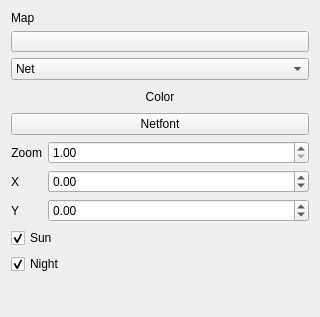
<?xml version="1.0" encoding="UTF-8"?>
<ui version="4.0">
 <class>MapWidgetSettings</class>
 <widget class="QWidget" name="MapWidgetSettings">
  <property name="geometry">
   <rect>
    <x>0</x>
    <y>0</y>
    <width>320</width>
    <height>317</height>
   </rect>
  </property>
  <property name="windowTitle">
   <string>Map Settings</string>
  </property>
  <property name="locale">
   <locale language="C" country="AnyCountry"/>
  </property>
  <layout class="QFormLayout" name="formLayout">
   <item row="10" column="0">
    <spacer name="verticalSpacer">
     <property name="orientation">
      <enum>Qt::Vertical</enum>
     </property>
     <property name="sizeHint" stdset="0">
      <size>
       <width>20</width>
       <height>40</height>
      </size>
     </property>
    </spacer>
   </item>
   <item row="1" column="0" colspan="2">
    <widget class="QToolButton" name="btnMapFile">
     <property name="sizePolicy">
      <sizepolicy hsizetype="Preferred" vsizetype="Fixed">
       <horstretch>0</horstretch>
       <verstretch>0</verstretch>
      </sizepolicy>
     </property>
     <property name="toolTip">
      <string>Map</string>
     </property>
     <property name="text">
      <string/>
     </property>
     <property name="toolButtonStyle">
      <enum>Qt::ToolButtonTextOnly</enum>
     </property>
     <property name="autoRaise">
      <bool>false</bool>
     </property>
    </widget>
   </item>
   <item row="0" column="0" colspan="2">
    <widget class="QLabel" name="labelMap">
     <property name="text">
      <string>Map</string>
     </property>
     <property name="buddy">
      <cstring>btnMapFile</cstring>
     </property>
    </widget>
   </item>
   <item row="2" column="0" colspan="2">
    <widget class="QComboBox" name="comboBoxColor">
     <property name="sizePolicy">
      <sizepolicy hsizetype="Preferred" vsizetype="Fixed">
       <horstretch>0</horstretch>
       <verstretch>0</verstretch>
      </sizepolicy>
     </property>
     <item>
      <property name="text">
       <string>Net</string>
      </property>
     </item>
     <item>
      <property name="text">
       <string>Fontnet</string>
      </property>
     </item>
     <item>
      <property name="text">
       <string>Night</string>
      </property>
     </item>
    </widget>
   </item>
   <item row="3" column="0" colspan="2">
    <widget class="QToolButton" name="btnColor">
     <property name="sizePolicy">
      <sizepolicy hsizetype="Preferred" vsizetype="Fixed">
       <horstretch>0</horstretch>
       <verstretch>0</verstretch>
      </sizepolicy>
     </property>
     <property name="autoFillBackground">
      <bool>true</bool>
     </property>
     <property name="text">
      <string>Color</string>
     </property>
     <property name="autoRaise">
      <bool>true</bool>
     </property>
    </widget>
   </item>
   <item row="4" column="0" colspan="2">
    <widget class="QPushButton" name="btnFontNet">
     <property name="sizePolicy">
      <sizepolicy hsizetype="Preferred" vsizetype="Fixed">
       <horstretch>0</horstretch>
       <verstretch>0</verstretch>
      </sizepolicy>
     </property>
     <property name="text">
      <string>Netfont</string>
     </property>
    </widget>
   </item>
   <item row="5" column="1">
    <widget class="QDoubleSpinBox" name="spinZoom">
     <property name="minimum">
      <double>1.000000000000000</double>
     </property>
    </widget>
   </item>
   <item row="6" column="1">
    <widget class="QDoubleSpinBox" name="spinX">
     <property name="minimum">
      <double>-99.989999999999995</double>
     </property>
     <property name="maximum">
      <double>99.989999999999995</double>
     </property>
     <property name="singleStep">
      <double>0.050000000000000</double>
     </property>
    </widget>
   </item>
   <item row="7" column="1">
    <widget class="QDoubleSpinBox" name="spinY">
     <property name="minimum">
      <double>-99.989999999999995</double>
     </property>
     <property name="maximum">
      <double>99.989999999999995</double>
     </property>
     <property name="singleStep">
      <double>0.050000000000000</double>
     </property>
     <property name="value">
      <double>0.000000000000000</double>
     </property>
    </widget>
   </item>
   <item row="8" column="0" colspan="2">
    <widget class="QCheckBox" name="checkSun">
     <property name="text">
      <string>Sun</string>
     </property>
     <property name="checked">
      <bool>true</bool>
     </property>
    </widget>
   </item>
   <item row="9" column="0" colspan="2">
    <widget class="QCheckBox" name="checkNight">
     <property name="text">
      <string>Night</string>
     </property>
     <property name="checked">
      <bool>true</bool>
     </property>
    </widget>
   </item>
   <item row="5" column="0">
    <widget class="QLabel" name="labelZoom">
     <property name="text">
      <string>Zoom</string>
     </property>
     <property name="alignment">
      <set>Qt::AlignRight|Qt::AlignTrailing|Qt::AlignVCenter</set>
     </property>
     <property name="buddy">
      <cstring>spinZoom</cstring>
     </property>
    </widget>
   </item>
   <item row="6" column="0">
    <widget class="QLabel" name="labelX">
     <property name="text">
      <string>X</string>
     </property>
     <property name="alignment">
      <set>Qt::AlignRight|Qt::AlignTrailing|Qt::AlignVCenter</set>
     </property>
     <property name="buddy">
      <cstring>spinX</cstring>
     </property>
    </widget>
   </item>
   <item row="7" column="0">
    <widget class="QLabel" name="labelY">
     <property name="text">
      <string>Y</string>
     </property>
     <property name="alignment">
      <set>Qt::AlignRight|Qt::AlignTrailing|Qt::AlignVCenter</set>
     </property>
     <property name="buddy">
      <cstring>spinY</cstring>
     </property>
    </widget>
   </item>
  </layout>
 </widget>
 <tabstops>
  <tabstop>btnMapFile</tabstop>
  <tabstop>comboBoxColor</tabstop>
  <tabstop>btnColor</tabstop>
  <tabstop>btnFontNet</tabstop>
  <tabstop>spinZoom</tabstop>
  <tabstop>spinX</tabstop>
  <tabstop>spinY</tabstop>
  <tabstop>checkSun</tabstop>
  <tabstop>checkNight</tabstop>
 </tabstops>
 <resources>
  <include location="../SatViewer.qrc"/>
 </resources>
 <connections/>
</ui>
